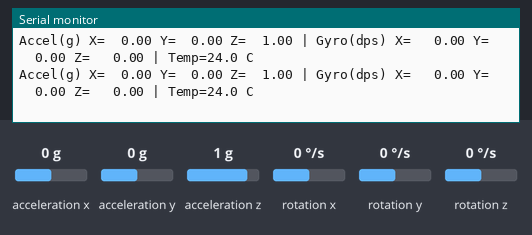
Recording of a sketch running on a simulated ESP32-S3. Shown: the last lines printed to the serial monitor. Wiring (inferred from the names in the program): MPU-6050 motion sensor at I2C address 0x68. Inputs (shaded band) come from the test bench; at power-on: acceleration x 0 g, acceleration y 0 g, acceleration z 1 g, rotation x 0 °/s, rotation y 0 °/s, rotation z 0 °/s.

Above: at 5.1 s.
5.2 s: acceleration x set to -1.4 g
At 5.52 s:
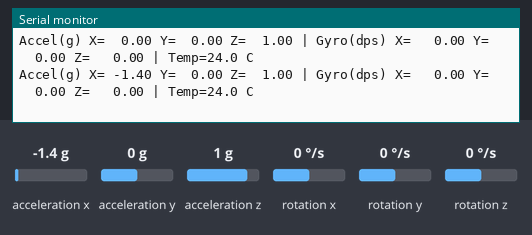
7.2 s: acceleration y set to -1.4 g
At 7.56 s:
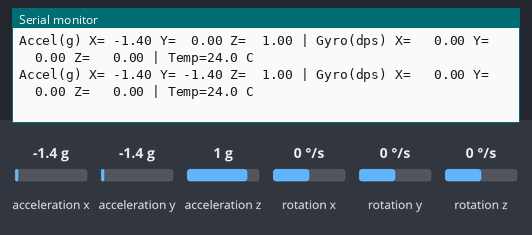
9.3 s: acceleration z set to -1.4 g
At 9.6 s:
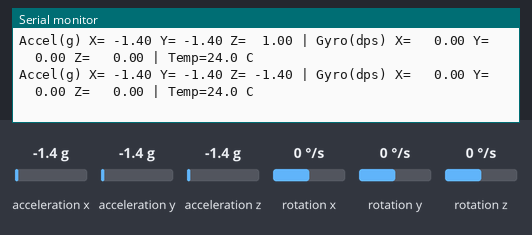
11.3 s: rotation x set to -192 °/s
At 11.64 s:
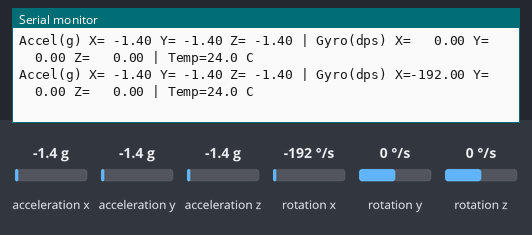
13.3 s: rotation y set to -192 °/s
At 13.47 s:
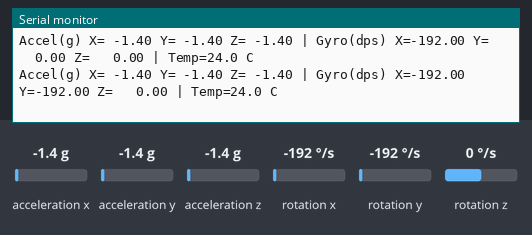
15.2 s: rotation z set to -192 °/s
At 15.51 s:
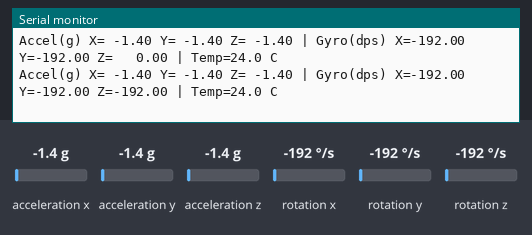

The sketch:

mpu6050_test.ino
```cpp
// MPU-6050 test for ESP32-S3 (no library needed)
// Wiring: VCC->3V3, GND->GND, SDA->GPIO1, SCL->GPIO2, AD0->GND
// Serial Monitor: 115200 baud

#include <Wire.h>

#define SDA_PIN 1
#define SCL_PIN 2
#define MPU_ADDR 0x68

#define REG_WHO_AM_I    0x75
#define REG_PWR_MGMT_1  0x6B
#define REG_GYRO_CONFIG 0x1B
#define REG_ACCEL_CONFIG 0x1C
#define REG_ACCEL_XOUT_H 0x3B

float gyroOffX = 0, gyroOffY = 0, gyroOffZ = 0;
int errorCount = 0;
int zeroCount = 0;

void printI2CError(uint8_t err) {
  Serial.print("ERROR: I2C failed - ");
  switch (err) {
    case 1: Serial.println("data too long for buffer"); break;
    case 2: Serial.println("no response at address (NACK). Check VCC, GND, SDA/SCL wiring and AD0"); break;
    case 3: Serial.println("NACK on data. Sensor stopped responding mid-transfer"); break;
    case 4: Serial.println("unknown bus error. Check for loose wires or shorts"); break;
    case 5: Serial.println("timeout. Bus is stuck, check SDA/SCL wires and pull-ups"); break;
    default: Serial.printf("code %u\n", err); break;
  }
}

bool writeReg(uint8_t reg, uint8_t val) {
  Wire.beginTransmission(MPU_ADDR);
  Wire.write(reg);
  Wire.write(val);
  uint8_t err = Wire.endTransmission();
  if (err) {
    printI2CError(err);
    return false;
  }
  return true;
}

bool readRegs(uint8_t reg, uint8_t *buf, uint8_t len) {
  Wire.beginTransmission(MPU_ADDR);
  Wire.write(reg);
  uint8_t err = Wire.endTransmission(false);
  if (err) {
    printI2CError(err);
    return false;
  }
  uint8_t got = Wire.requestFrom((uint8_t)MPU_ADDR, len);
  if (got != len) {
    Serial.printf("ERROR: expected %u bytes but got %u\n", len, got);
    return false;
  }
  for (uint8_t i = 0; i < len; i++) buf[i] = Wire.read();
  return true;
}

void scanBus() {
  Serial.println("Scanning I2C bus...");
  int found = 0;
  for (uint8_t addr = 1; addr < 127; addr++) {
    Wire.beginTransmission(addr);
    if (Wire.endTransmission() == 0) {
      Serial.printf("  Found device at 0x%02X\n", addr);
      found++;
    }
  }
  if (found == 0) {
    Serial.println("ERROR: no I2C devices found. Check 3V3, GND, SDA (GPIO1), SCL (GPIO2).");
  } else {
    Serial.printf("Scan done: %d device(s)\n", found);
  }
}

bool initMPU() {
  uint8_t id = 0;
  if (!readRegs(REG_WHO_AM_I, &id, 1)) {
    Serial.println("ERROR: could not read WHO_AM_I. MPU-6050 not responding.");
    return false;
  }
  Serial.printf("WHO_AM_I = 0x%02X\n", id);
  if (id != 0x68) {
    Serial.println("WARNING: expected 0x68. May be a clone or a different chip, readings may still work.");
  }
  if (!writeReg(REG_PWR_MGMT_1, 0x00)) return false;  // wake from sleep
  delay(100);
  if (!writeReg(REG_GYRO_CONFIG, 0x00)) return false;   // +-250 dps
  if (!writeReg(REG_ACCEL_CONFIG, 0x00)) return false;  // +-2 g
  Serial.println("MPU-6050 initialized OK");
  return true;
}

bool readRaw(int16_t *ax, int16_t *ay, int16_t *az, int16_t *t, int16_t *gx, int16_t *gy, int16_t *gz) {
  uint8_t b[14];
  if (!readRegs(REG_ACCEL_XOUT_H, b, 14)) return false;
  *ax = (b[0] << 8) | b[1];
  *ay = (b[2] << 8) | b[3];
  *az = (b[4] << 8) | b[5];
  *t  = (b[6] << 8) | b[7];
  *gx = (b[8] << 8) | b[9];
  *gy = (b[10] << 8) | b[11];
  *gz = (b[12] << 8) | b[13];
  return true;
}

void calibrateGyro() {
  Serial.println("Calibrating gyro in 2 seconds. Keep the sensor still...");
  delay(2000);
  long sx = 0, sy = 0, sz = 0;
  int good = 0;
  for (int i = 0; i < 200; i++) {
    int16_t ax, ay, az, t, gx, gy, gz;
    if (readRaw(&ax, &ay, &az, &t, &gx, &gy, &gz)) {
      sx += gx; sy += gy; sz += gz;
      good++;
    }
    delay(5);
  }
  if (good < 100) {
    Serial.println("ERROR: calibration failed, too many bad reads. Offsets set to 0.");
    return;
  }
  gyroOffX = (sx / (float)good) / 131.0;
  gyroOffY = (sy / (float)good) / 131.0;
  gyroOffZ = (sz / (float)good) / 131.0;
  Serial.printf("Gyro offsets (dps): X=%.2f Y=%.2f Z=%.2f\n", gyroOffX, gyroOffY, gyroOffZ);
}

void setup() {
  Serial.begin(115200);
  unsigned long start = millis();
  while (!Serial && millis() - start < 3000) delay(10);
  delay(500);

  Serial.println();
  Serial.println("=== MPU-6050 test (ESP32-S3) ===");

  Wire.begin(SDA_PIN, SCL_PIN);
  Wire.setClock(100000);
  Wire.setTimeOut(100);

  scanBus();
  if (initMPU()) {
    calibrateGyro();
  } else {
    Serial.println("Setup failed. Will keep retrying in loop.");
  }
  Serial.println("Starting readings...");
}

void loop() {
  int16_t ax, ay, az, t, gx, gy, gz;

  if (!readRaw(&ax, &ay, &az, &t, &gx, &gy, &gz)) {
    errorCount++;
    Serial.printf("Read failed (%d in a row)\n", errorCount);
    if (errorCount >= 5) {
      Serial.println("Too many errors. Re-initializing sensor...");
      if (initMPU()) errorCount = 0;
    }
    delay(1000);
    return;
  }
  errorCount = 0;

  if (ax == 0 && ay == 0 && az == 0 && gx == 0 && gy == 0 && gz == 0) {
    zeroCount++;
    if (zeroCount >= 5) {
      Serial.println("WARNING: all readings are zero. Sensor may be asleep or wiring is bad.");
      zeroCount = 0;
    }
  } else {
    zeroCount = 0;
  }

  float accX = ax / 16384.0;
  float accY = ay / 16384.0;
  float accZ = az / 16384.0;
  float gyrX = gx / 131.0 - gyroOffX;
  float gyrY = gy / 131.0 - gyroOffY;
  float gyrZ = gz / 131.0 - gyroOffZ;
  float tempC = t / 340.0 + 36.53;

  Serial.printf("Accel(g) X=%6.2f Y=%6.2f Z=%6.2f | Gyro(dps) X=%7.2f Y=%7.2f Z=%7.2f | Temp=%.1f C\n",
                accX, accY, accZ, gyrX, gyrY, gyrZ, tempC);

  delay(200);
}
```

Measured:
- after the input at 5.2 s, the serial monitor: prints a new line after 0.16 s (image 1)
- after the input at 7.2 s, the serial monitor: prints a new line after 0.20 s (image 2)
- after the input at 9.3 s, the serial monitor: prints a new line after 0.14 s (image 3)
- after the input at 11.3 s, the serial monitor: prints a new line after 0.18 s (image 4)
- after the input at 13.3 s, the serial monitor: prints a new line at once (image 5)
- after the input at 15.2 s, the serial monitor: prints a new line after 0.15 s (image 6)
